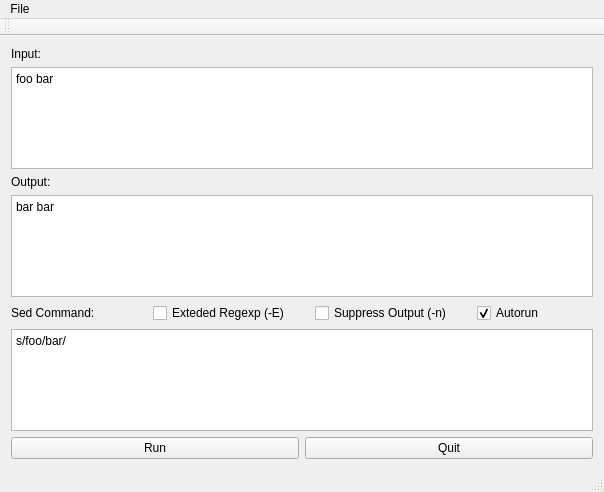
<?xml version="1.0" encoding="UTF-8"?>
<ui version="4.0">
 <class>QtrSed</class>
 <widget class="QMainWindow" name="QtrSed">
  <property name="geometry">
   <rect>
    <x>0</x>
    <y>0</y>
    <width>604</width>
    <height>492</height>
   </rect>
  </property>
  <property name="sizePolicy">
   <sizepolicy hsizetype="Preferred" vsizetype="Preferred">
    <horstretch>0</horstretch>
    <verstretch>0</verstretch>
   </sizepolicy>
  </property>
  <property name="windowTitle">
   <string>QtrSed</string>
  </property>
  <widget class="QWidget" name="centralWidget">
   <layout class="QHBoxLayout" name="horizontalLayout_2">
    <item>
     <layout class="QVBoxLayout" name="verticalLayout">
      <property name="spacing">
       <number>-1</number>
      </property>
      <property name="sizeConstraint">
       <enum>QLayout::SetDefaultConstraint</enum>
      </property>
      <property name="leftMargin">
       <number>0</number>
      </property>
      <item>
       <widget class="QLabel" name="inputLbl">
        <property name="text">
         <string>Input:</string>
        </property>
       </widget>
      </item>
      <item>
       <widget class="QPlainTextEdit" name="textInput">
        <property name="plainText">
         <string>foo bar</string>
        </property>
       </widget>
      </item>
      <item>
       <widget class="QLabel" name="outputLbl">
        <property name="text">
         <string>Output:</string>
        </property>
       </widget>
      </item>
      <item>
       <widget class="QTextBrowser" name="textOutput">
        <property name="plainText">
          <string>bar bar</string>
        </property>
       </widget>
      </item>
      <item>
       <layout class="QHBoxLayout" name="horizontalLayout_3">
        <property name="spacing">
         <number>25</number>
        </property>
        <item>
         <widget class="QLabel" name="sedcmdLbl">
          <property name="text">
           <string>Sed Command:</string>
          </property>
         </widget>
        </item>
        <item>
         <widget class="QCheckBox" name="optEChk">
          <property name="text">
           <string>Exteded Regexp (-E)</string>
          </property>
         </widget>
        </item>
        <item>
         <widget class="QCheckBox" name="optnChk">
          <property name="text">
           <string>Suppress Output (-n)</string>
          </property>
         </widget>
        </item>
        <item>
         <widget class="QCheckBox" name="autorunChk">
          <property name="text">
           <string>Autorun</string>
          </property>
          <property name="checked">
           <bool>true</bool>
          </property>
         </widget>
        </item>
       </layout>
      </item>
      <item>
       <widget class="QPlainTextEdit" name="textSed">
        <property name="plainText">
         <string>s/foo/bar/</string>
        </property>
       </widget>
      </item>
      <item>
       <layout class="QHBoxLayout" name="horizontalLayout">
        <property name="spacing">
         <number>-1</number>
        </property>
        <property name="sizeConstraint">
         <enum>QLayout::SetMinAndMaxSize</enum>
        </property>
        <item>
         <widget class="QPushButton" name="runBtn">
          <property name="text">
           <string>Run</string>
          </property>
         </widget>
        </item>
        <item>
         <widget class="QPushButton" name="quitBtn">
          <property name="sizePolicy">
           <sizepolicy hsizetype="Preferred" vsizetype="Preferred">
            <horstretch>0</horstretch>
            <verstretch>0</verstretch>
           </sizepolicy>
          </property>
          <property name="text">
           <string>Quit</string>
          </property>
         </widget>
        </item>
       </layout>
      </item>
     </layout>
    </item>
   </layout>
  </widget>
  <widget class="QMenuBar" name="menuBar">
   <property name="geometry">
    <rect>
     <x>0</x>
     <y>0</y>
     <width>604</width>
     <height>22</height>
    </rect>
   </property>
   <widget class="QMenu" name="menuFile">
    <property name="title">
     <string>File</string>
    </property>
    <addaction name="actionOpen"/>
    <addaction name="actionSave"/>
   </widget>
   <addaction name="menuFile"/>
  </widget>
  <widget class="QToolBar" name="mainToolBar">
   <attribute name="toolBarArea">
    <enum>TopToolBarArea</enum>
   </attribute>
   <attribute name="toolBarBreak">
    <bool>false</bool>
   </attribute>
  </widget>
  <widget class="QStatusBar" name="statusBar"/>
  <action name="actionOpen">
   <property name="text">
    <string>Open</string>
   </property>
  </action>
  <action name="actionSave">
   <property name="text">
    <string>Save</string>
   </property>
  </action>
 </widget>
 <layoutdefault spacing="6" margin="11"/>
 <resources/>
 <connections/>
</ui>
